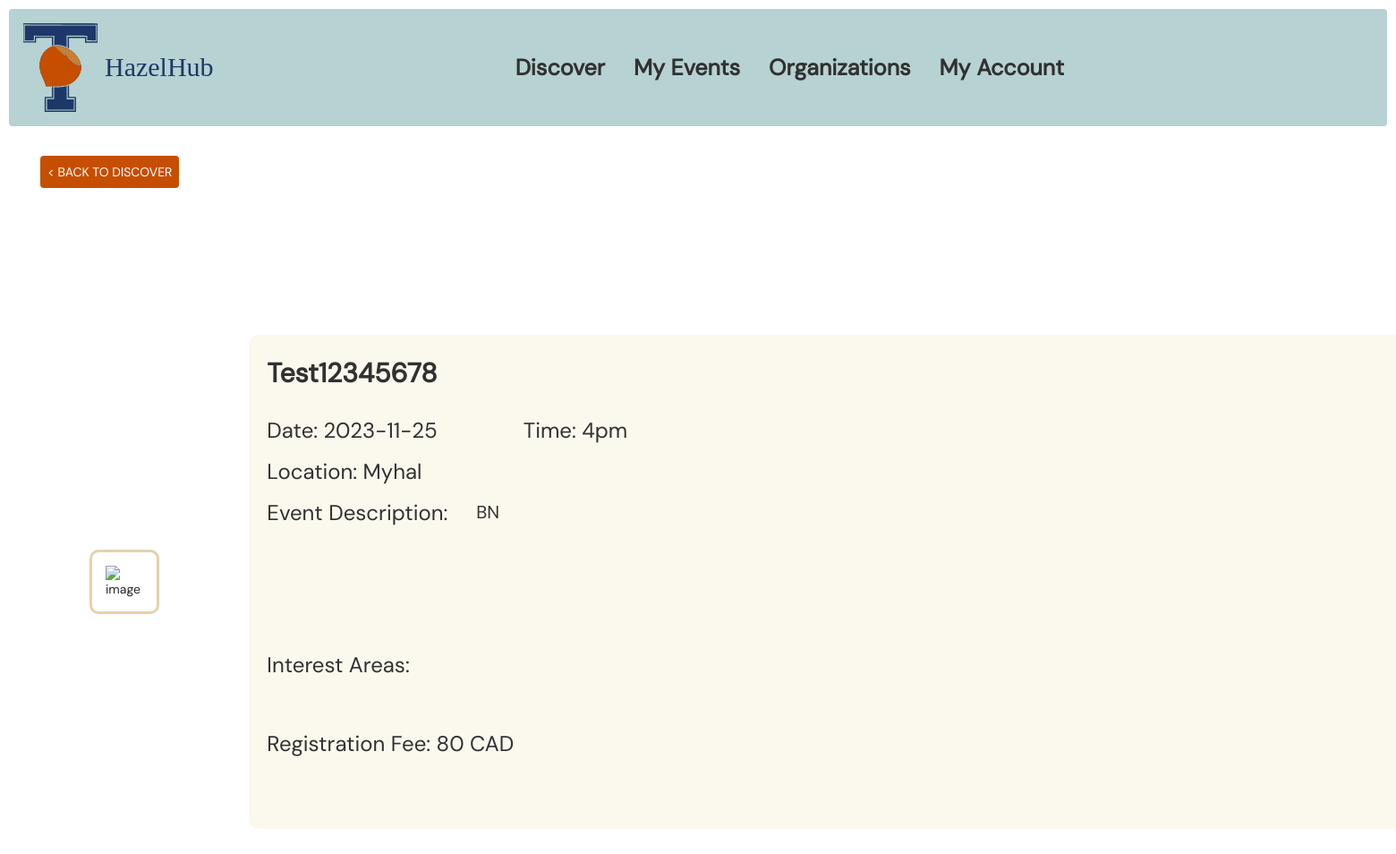
The app's page /event_details/3 with its own data.
### app/models.py (models this page shows, shortened)
class Event(db.Model):
    __tablename__ = "events"
    id = db.Column(db.Integer, primary_key=True)
    event_name: Mapped[str] = mapped_column(String(100), nullable=False)
    organizer_id = db.Column(db.Integer, db.ForeignKey("organizers.id"), nullable=True)
    description: Mapped[str] = mapped_column(String(10000), nullable=True)
    image_link: Mapped[str] = mapped_column(String(1000), nullable=True)
    date: Mapped[str] = mapped_column(String(100), nullable=False)
    time: Mapped[str] = mapped_column(String(100), nullable=False)
    location: Mapped[str] = mapped_column(String(100), nullable=False)
    google_map_link: Mapped[str] = mapped_column(String(100), nullable=False)
    fee: Mapped[int] = mapped_column(Integer, nullable=True)
    external_registration_link: Mapped[str] = mapped_column(String(200), nullable=True)
    users: Mapped[List[User]] = relationship(secondary=UserEvents, back_populates="events")
    organizers: Mapped[List[Organizer]] = relationship(
        secondary=OrganizerEvents, back_populates="events"
    )
    interests: Mapped[List[Interest]] = relationship(
        secondary=EventInterests, back_populates="events"
    )

### app/main/events/routes.py (the view)
@events_blueprint.route("/event_details/<int:event_id>", methods=["GET"])
def event_details(event_id):
    event = Event.query.filter_by(id=event_id).first()
    if (event.image_link is None):
        event.image_link = "/static/assets/default_event_image.jpg"
    if event:
        return render_template("event-details.html", event=event)
    else:
        return render_template("event_not_found.html")

### app/templates/event-details.html (shortened to what this page needs)
{% extends "base.html" %} {% block title %}HazelHub{% endblock %}
{% block page_content %}
<div>
  <link href="{{ url_for('static', filename='css/event-details.css') }}" rel="stylesheet" />
  <span>
        <a href="{{ url_for('events.allEvents') }}" class="btn-back">&lt; Back to Discover</a>
        <br />
  </span>
  <div class="event-details-container">
	<div class="event-image-container">
		<img alt="image" src="{{event.image_link | replace('app', '')}}" class="event-details-image1" />
	</div>
    <div class="event-description-container event-description-root-class-name">
      <div class="title-container title-root-class-name">
        <span class="title-text">
          <span>{{ event.event_name }}</span>
        </span>
        <svg viewBox="0 0 731.4285714285713 1024" class="title-icon">
        </svg>
      </div>
      <div class="desc-container desc-root-class-name">
        <span class="desc-text"><span>Event Description: </span></span>
        <span class="desc-text1">{{ event.description }}</span>
      </div>
      <div class="interest-areas1-container interest-areas1-root-class-name">
        <span class="interest-text">Interest Areas: </span>
      </div>
      <div class="date-time-container date-time-root-class-name">
        <span class="date-time-text"><span>Date: {{ event.date }}</span></span>
        <svg viewBox="0 0 950.8571428571428 1024" class="date-time-icon">
        </svg>
        <span class="date-time-text1">
          <span>Time: {{ event.time }} </span>
        </span>
      </div>
      <span class="event-description-text">
        <span>Registration Fee: {{ event.fee }} CAD</span>
      </span>
      <div class="location-container location-root-class-name">
        <a
          href="https://www.google.com/maps"
          target="_blank"
          rel="noreferrer noopener"
          class="location-link"
        >
          <span>Location: {{ event.location }}</span>
        </a>
      </div>
    </div>
  </div>
</div>
{% endblock %}

### app/static/css/main.css (style rules this page uses)
*, *::before, *::after { box-sizing: border-box; }
html { background-color: #ffffff; }
body { color: #272727; font-family: "DM Sans"; font-style: normal; font-weight: 400; letter-spacing: 0; padding: 1rem; }
img { height: auto; max-width: 100%; vertical-align: middle; }
.btn-back { color: #ffffff; padding: 0.8rem; font-size: 14px; text-transform: uppercase; border: 0px; font-weight: 400; display: block; width: fit-content; cursor: pointer; margin-left: 20px; margin-top: 20px; margin-bottom: var(--dl-space-space-oneandhalfunits); background: var(--dl-color-hazelhub-hazel); border-radius: 4px; text-align: center; }

### app/static/css/event-details.css (style rules this page uses)
.title-container { display: flex; position: relative; }
.title-text { color: var(--dl-color-hazelhub-dblack); position: relative; font-size: 30px; font-style: normal; font-family: "DM Sans"; font-weight: 700; }
.title-icon { width: 39px; height: 39px; margin-left: var(--dl-space-space-oneandhalfunits); }
.title-root-class-name { top: 22px; left: 20px; position: absolute; }
.desc-container { width: auto; height: auto; display: flex; position: relative; align-items: flex-start; flex-direction: row; justify-content: flex-start; }
.desc-text { color: var(--dl-color-hazelhub-dblack); font-size: 24px; font-style: normal; font-family: "DM Sans"; font-weight: 400; }
.desc-text1 { color: var(--dl-color-hazelhub-dblack); font-size: 20px; max-width: 60%; font-style: normal; max-height: 150px; overflow-y: scroll; overflow-x: hidden; font-family: "DM Sans"; font-weight: 400; margin-left: var(--dl-space-space-twounits); padding-top: 2px; word-wrap: break-word; }
.desc-root-class-name { top: 182px; left: 20px; position: absolute; }
.interest-areas1-container { width: auto; height: auto; display: flex; position: relative; align-items: flex-start; flex-direction: row; justify-content: flex-start; }
.interest-areas1-root-class-name { top: 352px; left: 20px; position: absolute; }
.date-time-container { width: auto; height: auto; display: flex; position: relative; align-items: flex-start; flex-direction: row; justify-content: flex-start; }
.date-time-text { color: var(--dl-color-hazelhub-dblack); font-size: 24px; font-style: normal; font-family: "DM Sans"; font-weight: 400; }
.date-time-icon { width: 24px; height: 24px; margin-left: var(--dl-space-space-halfunit); margin-right: var(--dl-space-space-fourunits); }
.date-time-text1 { color: var(--dl-color-hazelhub-dblack); font-size: 24px; font-style: normal; font-family: "DM Sans"; font-weight: 400; }
.date-time-root-class-name { top: 90px; left: 20px; position: absolute; }
.location-container { width: auto; height: auto; display: flex; position: relative; align-items: flex-start; flex-direction: row; justify-content: flex-start; }
.location-link { color: var(--dl-color-hazelhub-dblack); font-size: 24px; text-align: left; font-family: "DM Sans"; text-transform: capitalize; text-decoration: underline none; }
.location-root-class-name { top: 136px; left: 20px; position: absolute; }
.interest-text { color: var(--dl-color-hazelhub-dblack); font-size: 24px; font-style: normal; font-family: "DM Sans"; font-weight: 400; }
.event-description-container { width: 1300px; height: 552px; display: flex; position: relative; align-items: flex-end; border-radius: 10px; margin-right: 30px; flex-direction: row; justify-content: center; background-color: var(--dl-color-hazelhub-cream); }
.event-description-text { top: 440px; left: 20px; color: var(--dl-color-hazelhub-dblack); position: absolute; font-size: 24px; font-style: normal; font-family: "DM Sans"; font-weight: 400; }
.event-description-root-class-name { flex-basis: 100%; }
.event-details-container { width: fit-content; max-width: 1800px; display: flex; overflow: auto; min-height: 100vh; align-items: center; flex-direction: row; position: absolute; left:100px; top: 250px; overflow-x: hidden; }
.event-details-image1 { width: 100%; height: 450px; object-fit: contain; justify-content: center; border-radius: 10px; border: solid; border-width: 3px; padding: 15px; border-color: var(--dl-color-hazelhub-beige); }
.event-image-container { width: fit-content; flex-basis: fit-content; margin-right:100px; }

### records on screen
Event: event_name "Test12345678", description "BN", date "2023-11-25", time "4pm", fee "80", location "Myhal"
